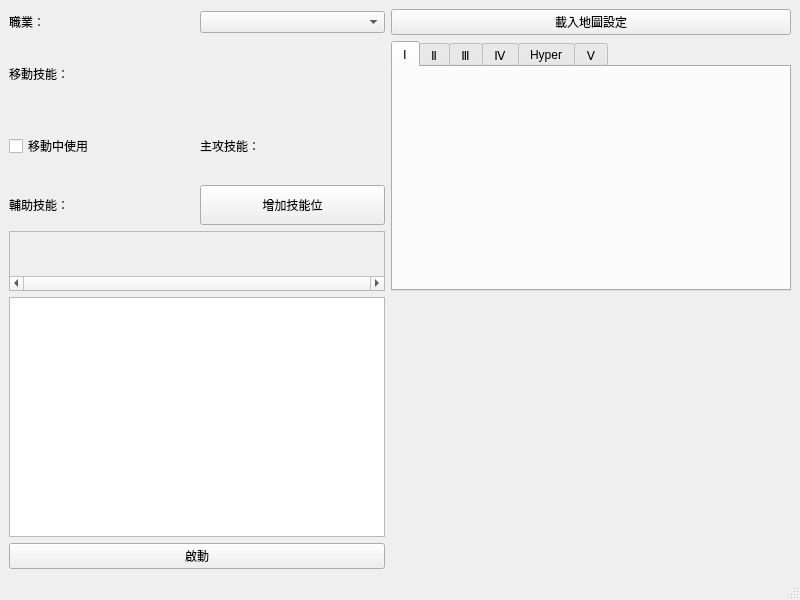
<?xml version="1.0" encoding="UTF-8"?>
<ui version="4.0">
 <class>MainWindow</class>
 <widget class="QMainWindow" name="MainWindow">
  <property name="geometry">
   <rect>
    <x>0</x>
    <y>0</y>
    <width>800</width>
    <height>600</height>
   </rect>
  </property>
  <property name="baseSize">
   <size>
    <width>0</width>
    <height>0</height>
   </size>
  </property>
  <property name="windowTitle">
   <string>MMS</string>
  </property>
  <widget class="QWidget" name="centralwidget">
   <property name="layoutDirection">
    <enum>Qt::LeftToRight</enum>
   </property>
   <layout class="QGridLayout" name="gridLayout">
    <property name="sizeConstraint">
     <enum>QLayout::SetDefaultConstraint</enum>
    </property>
    <item row="7" column="0">
     <widget class="QPushButton" name="pushButton_start">
      <property name="layoutDirection">
       <enum>Qt::RightToLeft</enum>
      </property>
      <property name="text">
       <string>啟動</string>
      </property>
     </widget>
    </item>
    <item row="2" column="1" rowspan="4">
     <widget class="QTabWidget" name="tabWidget">
      <property name="minimumSize">
       <size>
        <width>400</width>
        <height>250</height>
       </size>
      </property>
      <property name="maximumSize">
       <size>
        <width>400</width>
        <height>250</height>
       </size>
      </property>
      <property name="currentIndex">
       <number>0</number>
      </property>
      <widget class="QWidget" name="tab_skill_1">
       <attribute name="title">
        <string>Ⅰ</string>
       </attribute>
       <layout class="QGridLayout" name="gridLayout_skill_1">
        <property name="leftMargin">
         <number>3</number>
        </property>
        <property name="topMargin">
         <number>0</number>
        </property>
        <property name="rightMargin">
         <number>3</number>
        </property>
        <property name="bottomMargin">
         <number>0</number>
        </property>
        <property name="spacing">
         <number>0</number>
        </property>
       </layout>
      </widget>
      <widget class="QWidget" name="tab_skill_2">
       <attribute name="title">
        <string>Ⅱ</string>
       </attribute>
       <layout class="QGridLayout" name="gridLayout_skill_2">
        <property name="leftMargin">
         <number>3</number>
        </property>
        <property name="topMargin">
         <number>0</number>
        </property>
        <property name="rightMargin">
         <number>3</number>
        </property>
        <property name="bottomMargin">
         <number>0</number>
        </property>
        <property name="spacing">
         <number>0</number>
        </property>
       </layout>
      </widget>
      <widget class="QWidget" name="tab_skill_3">
       <attribute name="title">
        <string>Ⅲ</string>
       </attribute>
       <layout class="QGridLayout" name="gridLayout_skill_3">
        <property name="leftMargin">
         <number>3</number>
        </property>
        <property name="topMargin">
         <number>0</number>
        </property>
        <property name="rightMargin">
         <number>3</number>
        </property>
        <property name="bottomMargin">
         <number>0</number>
        </property>
        <property name="spacing">
         <number>0</number>
        </property>
       </layout>
      </widget>
      <widget class="QWidget" name="tab_skill_4">
       <attribute name="title">
        <string>Ⅳ</string>
       </attribute>
       <layout class="QGridLayout" name="gridLayout_skill_4">
        <property name="leftMargin">
         <number>3</number>
        </property>
        <property name="topMargin">
         <number>0</number>
        </property>
        <property name="rightMargin">
         <number>3</number>
        </property>
        <property name="bottomMargin">
         <number>0</number>
        </property>
        <property name="spacing">
         <number>0</number>
        </property>
       </layout>
      </widget>
      <widget class="QWidget" name="tab_skill_hyper">
       <attribute name="title">
        <string>Hyper</string>
       </attribute>
       <layout class="QGridLayout" name="gridLayout_skill_hyper">
        <property name="leftMargin">
         <number>3</number>
        </property>
        <property name="topMargin">
         <number>0</number>
        </property>
        <property name="rightMargin">
         <number>3</number>
        </property>
        <property name="bottomMargin">
         <number>0</number>
        </property>
        <property name="spacing">
         <number>0</number>
        </property>
       </layout>
      </widget>
      <widget class="QWidget" name="tab_skill_5">
       <attribute name="title">
        <string>Ⅴ</string>
       </attribute>
       <layout class="QGridLayout" name="gridLayout_skill_5">
        <property name="leftMargin">
         <number>3</number>
        </property>
        <property name="topMargin">
         <number>0</number>
        </property>
        <property name="rightMargin">
         <number>3</number>
        </property>
        <property name="bottomMargin">
         <number>0</number>
        </property>
        <property name="spacing">
         <number>0</number>
        </property>
       </layout>
      </widget>
     </widget>
    </item>
    <item row="3" column="0">
     <layout class="QHBoxLayout" name="horizontalLayout_atk">
      <property name="sizeConstraint">
       <enum>QLayout::SetDefaultConstraint</enum>
      </property>
      <item>
       <widget class="QCheckBox" name="checkBox_movable">
        <property name="text">
         <string>移動中使用</string>
        </property>
       </widget>
      </item>
      <item>
       <widget class="QLabel" name="label_atk">
        <property name="text">
         <string>主攻技能：</string>
        </property>
       </widget>
      </item>
     </layout>
    </item>
    <item row="0" column="0">
     <layout class="QHBoxLayout" name="horizontalLayout">
      <property name="spacing">
       <number>6</number>
      </property>
      <item>
       <widget class="QLabel" name="label_job">
        <property name="text">
         <string>職業：</string>
        </property>
       </widget>
      </item>
      <item>
       <widget class="QComboBox" name="comboBox_job">
        <property name="toolTip">
         <string/>
        </property>
        <property name="currentText">
         <string/>
        </property>
       </widget>
      </item>
     </layout>
    </item>
    <item row="6" column="0">
     <widget class="QTextEdit" name="log"/>
    </item>
    <item row="0" column="1">
     <widget class="QPushButton" name="pushButton_map">
      <property name="text">
       <string>載入地圖設定</string>
      </property>
     </widget>
    </item>
    <item row="2" column="0">
     <layout class="QHBoxLayout" name="horizontalLayout_move">
      <item>
       <widget class="QLabel" name="label_move">
        <property name="text">
         <string>移動技能：</string>
        </property>
       </widget>
      </item>
     </layout>
    </item>
    <item row="4" column="0">
     <layout class="QHBoxLayout" name="horizontalLayout_4">
      <item>
       <widget class="QLabel" name="label_sup">
        <property name="text">
         <string>輔助技能：</string>
        </property>
       </widget>
      </item>
      <item>
       <widget class="QPushButton" name="pushButton_sup_add">
        <property name="maximumSize">
         <size>
          <width>16777215</width>
          <height>40</height>
         </size>
        </property>
        <property name="text">
         <string>增加技能位</string>
        </property>
       </widget>
      </item>
     </layout>
    </item>
    <item row="5" column="0">
     <widget class="QScrollArea" name="scrollArea_sup">
      <property name="minimumSize">
       <size>
        <width>230</width>
        <height>50</height>
       </size>
      </property>
      <property name="maximumSize">
       <size>
        <width>600000</width>
        <height>60</height>
       </size>
      </property>
      <property name="horizontalScrollBarPolicy">
       <enum>Qt::ScrollBarAlwaysOn</enum>
      </property>
      <property name="widgetResizable">
       <bool>true</bool>
      </property>
      <widget class="QWidget" name="scrollAreaWidgetContents_sup">
       <property name="geometry">
        <rect>
         <x>0</x>
         <y>0</y>
         <width>374</width>
         <height>41</height>
        </rect>
       </property>
       <layout class="QHBoxLayout" name="horizontalLayout_sup">
        <property name="leftMargin">
         <number>0</number>
        </property>
        <property name="topMargin">
         <number>0</number>
        </property>
        <property name="rightMargin">
         <number>0</number>
        </property>
        <property name="bottomMargin">
         <number>0</number>
        </property>
       </layout>
      </widget>
     </widget>
    </item>
   </layout>
  </widget>
  <widget class="QMenuBar" name="menubar">
   <property name="geometry">
    <rect>
     <x>0</x>
     <y>0</y>
     <width>800</width>
     <height>21</height>
    </rect>
   </property>
  </widget>
  <widget class="QStatusBar" name="statusbar"/>
 </widget>
 <resources/>
 <connections/>
</ui>
